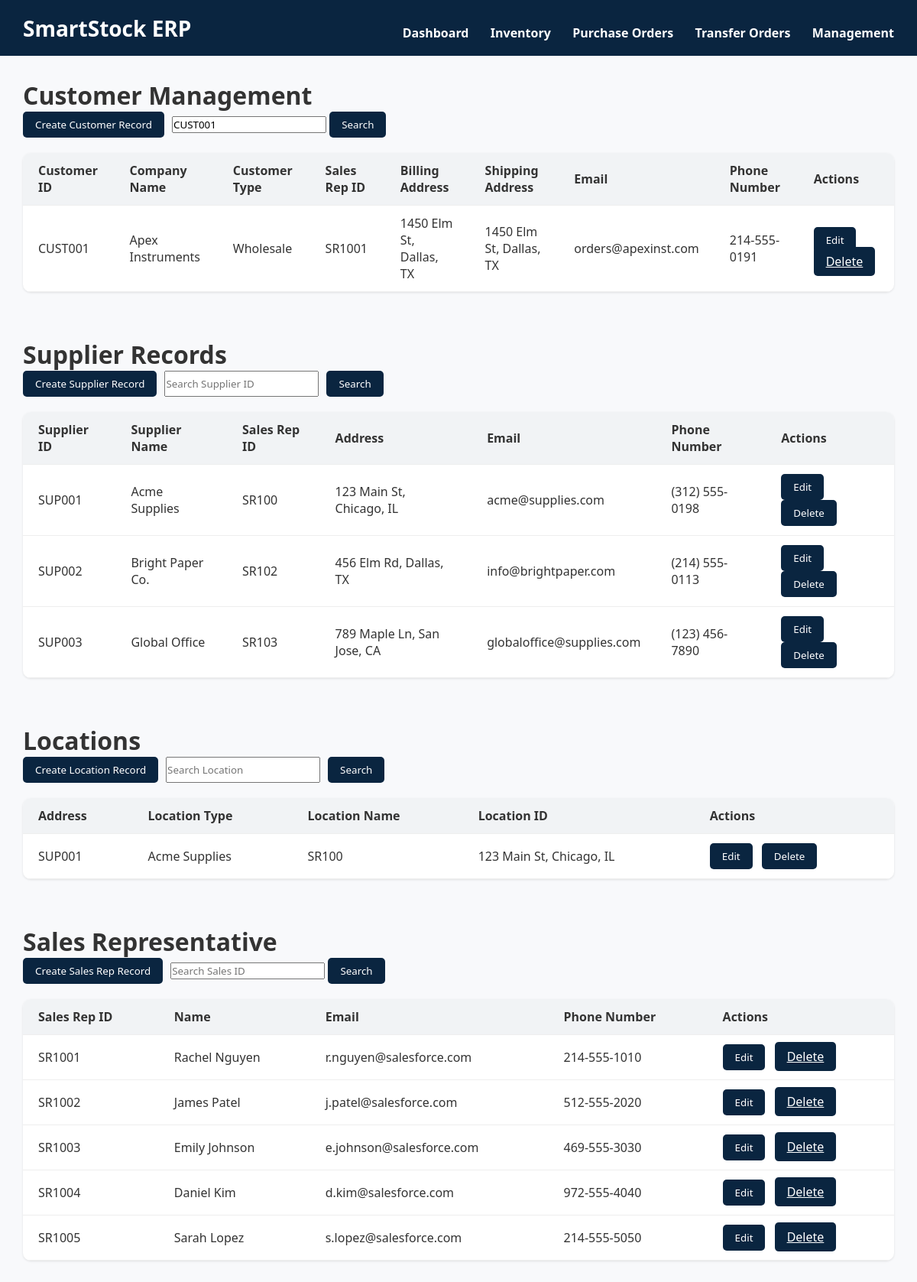
Page /management.php?customer_search=CUST001 on the committed database.
### tables this page shows
CREATE TABLE customer (
  CustomerID varchar(10) NOT NULL,
  CompanyName varchar(100) DEFAULT NULL,
  CustomerType varchar(50) DEFAULT NULL,
  SalesRepID varchar(10) DEFAULT NULL,
  BillingAddress varchar(200) DEFAULT NULL,
  ShippingAddress varchar(200) DEFAULT NULL,
  Email varchar(100) DEFAULT NULL,
  PhoneNumber varchar(20) DEFAULT NULL,
  PRIMARY KEY (CustomerID),
  KEY SalesRepID (SalesRepID),
  CONSTRAINT customer_ibfk_1 FOREIGN KEY (SalesRepID) REFERENCES salesrepresentative (SalesRepID) ON DELETE SET NULL
);

CREATE TABLE salesrepresentative (
  SalesRepID varchar(10) NOT NULL,
  `Name` varchar(100) DEFAULT NULL,
  Email varchar(100) DEFAULT NULL,
  PhoneNumber varchar(20) DEFAULT NULL,
  PRIMARY KEY (SalesRepID)
);

### management.php (the view, shortened to what this page needs)
<?php
$conn = new mysqli("localhost", "root", "", "smartstock");
?>
<!DOCTYPE html>
<html lang="en">
<head>
    <link rel="stylesheet" href="style.css">
</head>
<body>
    <header class="topbar">
        <div class="titletext"><strong>SmartStock ERP</strong></div>
        <nav class="topnav">
            <a href="index.php">Dashboard</a>
            <a href="inventory.php">Inventory</a>
            <a href="purchaseorder.php">Purchase Orders</a>
            <a href="transferorder.php">Transfer Orders</a>
            <a href="management.php">Management</a>
        </nav>
    </header>
    <div class="dashboard">
        <h1>Customer Management</h2>
            <div class="actions">
                <button class="btn" onclick="showCustomerCreateForm()">Create Customer Record</button>
                <form method="GET">
                    <input type="text" id="searchInput" name="customer_search" placeholder="Search Customer ID" value="<?= isset($_GET['customer_search']) ? htmlspecialchars($_GET['customer_search']) : '' ?>" />
                    <button class="btn" onclick="">Search</button>
                </form>
            </div>
            <table>
                <thead>
                    <tr>
                        <th>Customer ID</th>
                        <th>Company Name</th>
                        <th>Customer Type</th>
                        <th>Sales Rep ID</th>
                        <th>Billing Address</th>
                        <th>Shipping Address</th>
                        <th>Email</th>
                        <th>Phone Number</th>
                        <th>Actions</th>
                    </tr>
                </thead>
                <tbody>
                    <?php
                    $customer_search = isset($_GET['customer_search']) ? $_GET['customer_search'] : '';
                    if (!empty($customer_search)) {
                        $stmt = $conn->prepare("SELECT * FROM customer WHERE CustomerID LIKE ?");
                        $likeSearch = "%$customer_search%";
                        $stmt->bind_param("s", $likeSearch);
                        $stmt->execute();
                        $cust_result = $stmt->get_result();
                    }
                    else
                        $cust_result = $conn->query("SELECT * FROM customer");
                    while ($row = $cust_result->fetch_assoc()): ?>
                        <tr>
                            <td><?= htmlspecialchars($row['CustomerID']) ?></td>
                            <td><?= htmlspecialchars($row['CompanyName']) ?></td>
                            <td><?= htmlspecialchars($row['CustomerType']) ?></td>
                            <td><?= htmlspecialchars($row['SalesRepID']) ?></td>
                            <td><?= htmlspecialchars($row['BillingAddress']) ?></td>
                            <td><?= htmlspecialchars($row['ShippingAddress']) ?></td>
                            <td><?= htmlspecialchars($row['Email']) ?></td>
                            <td><?= htmlspecialchars($row['PhoneNumber']) ?></td>
                            <td class="actions-row">
                                <button class="btn"
                                    onclick="showCustomerEditForm(
                                    '<?= $row['CustomerID'] ?>', '<?= $row['CompanyName'] ?>', '<?= $row['CustomerType'] ?>',
                                    '<?= $row['SalesRepID'] ?>', '<?= $row['BillingAddress'] ?>', '<?= $row['ShippingAddress'] ?>',
                                    '<?= $row['Email'] ?>', '<?= $row['PhoneNumber'] ?>'
                                    )">Edit</button>
                                <a class="btn btn-danger"
                                    onclick="return confirm('Delete this customer?')"
                                    href="management.php?delete_customer=<?= urlencode($row['CustomerID']) ?>">Delete</a>
                            </td>
                        </tr>
                    <?php endwhile; ?>
                </tbody>
            </table>
    </div>
    <div class="dashboard">
        <h1>Supplier Records</h1>
        <div class="actions">
            <button class="btn" onclick="showSupplierCreateForm()">Create Supplier Record</button>
            <input type="text" id="searchInput" placeholder="Search Supplier ID" />
            <button class="btn" onclick="">Search</button>
        </div>
        <table>
            <thead>
                <tr>
                    <th>Supplier ID</th>
                    <th>Supplier Name</th>
                    <th>Sales Rep ID</th>
                    <th>Address</th>
                    <th>Email</th>
                    <th>Phone Number</th>
                    <th>Actions</th>
                </tr>
            </thead>
            <tbody>
                <tr>
                    <td>SUP001</td>
                    <td>Acme Supplies</td>
                    <td>SR100</td>
                    <td>123 Main St, Chicago, IL</td>
                    <td>acme@supplies.com</td>
                    <td>(312) 555-0198</td>
                    <td class="actions-row">
                        <button class="btn"
                            onclick="showSupplierEditForm('SUP001', 'Acme Supplies', 'SR100', '123 Main St, Chicago, IL', 'acme@supplies.com', '(312) 555-0198')">Edit</button>
                        <button class="btn">Delete</button>
                    </td>
                </tr>
                <tr>
                    <td>SUP002</td>
                    <td>Bright Paper Co.</td>
                    <td>SR102</td>
                    <td>456 Elm Rd, Dallas, TX</td>
                    <td>info@brightpaper.com</td>
                    <td>(214) 555-0113</td>
                    <td class="actions-row">
                        <button class="btn"
                            onclick="showSupplierEditForm('SUP002', 'Bright Paper Co.', 'SR102', '456 Elm Rd, Dallas, TX', 'info@brightpaper.com', '(214) 555-0113')">Edit</button>
                        <button class="btn">Delete</button>
                    </td>
                </tr>
                <tr>
                    <td>SUP003</td>
                    <td>Global Office</td>
                    <td>SR103</td>
                    <td>789 Maple Ln, San Jose, CA</td>
                    <td>globaloffice@supplies.com</td>
                    <td>(123) 456-7890</td>
                    <td class="actions-row">
                        <button class="btn"
                            onclick="showSupplierEditForm('SUP001', 'Acme Supplies', 'SR100', '123 Main St, Chicago, IL', 'globaloffice@supplies.com', '(123) 456-7890')">Edit</button>
                        <button class="btn">Delete</button>
                    </td>
                </tr>
            </tbody>
        </table>
    </div>
    <div class="dashboard">
        <h1>Locations</h2>
            <div class="actions">
                <button class="btn" onclick="showLocationCreateForm()">Create Location Record</button>
                <input type="text" id="searchInput" placeholder="Search Location" />
                <button class="btn" onclick="">Search</button>
            </div>
            <table>
                <thead>
                    <tr>
                        <th>Address</th>
                        <th>Location Type</th>
                        <th>Location Name</th>
                        <th>Location ID</th>
                        <th>Actions</th>
                    </tr>
                </thead>
                <tbody>
                    <tr>
                        <td>SUP001</td>
                        <td>Acme Supplies</td>
                        <td>SR100</td>
                        <td>123 Main St, Chicago, IL</td>
                        <td class="actions-row">
                            <button class="btn"
                                onclick="showLocationEditForm('SUP001', 'Acme Supplies', 'SR100', '123 Main St, Chicago, IL')">Edit</button>
                            <button class="btn">Delete</button>
                        </td>
                    </tr>
                </tbody>
            </table>
    </div>
    <div class="dashboard">
        <h1>Sales Representative</h1>
        <div class="actions">
            <button class="btn" onclick="showSalesCreateForm()">Create Sales Rep Record</button>
            <form method="GET">
                <input type="text" id="searchInput" name="sales_rep_search" placeholder="Search Sales ID" value="<?= isset($_GET['sales_rep_search']) ? htmlspecialchars($_GET['sales_rep_search']) : '' ?>" />
                <button class="btn" onclick="">Search</button>
            </form>
        </div>
        <table>
            <thead>
                <tr>
                    <th>Sales Rep ID</th>
                    <th>Name</th>
                    <th>Email</th>
                    <th>Phone Number</th>
                    <th>Actions</th>
                </tr>
            </thead>
            <tbody>
                <?php
                $sales_rep_search = isset($_GET['sales_rep_search']) ? $_GET['sales_rep_search'] : '';
                if (!empty($sales_rep_search)) {
                    $stmt = $conn->prepare("SELECT * FROM salesrepresentative WHERE SalesRepID LIKE ?");
                    $likeSearch = "%$sales_rep_search%";
                    $stmt->bind_param("s", $likeSearch);
                    $stmt->execute();
                    $sales_result = $stmt->get_result();
                }
                else
                    $sales_result = $conn->query("SELECT * FROM salesrepresentative");
                while ($row = $sales_result->fetch_assoc()): ?>
                    <tr>
                        <td><?= htmlspecialchars($row['SalesRepID']) ?></td>
                        <td><?= htmlspecialchars($row['Name']) ?></td>
                        <td><?= htmlspecialchars($row['Email']) ?></td>
                        <td><?= htmlspecialchars($row['PhoneNumber']) ?></td>
                        <td class="actions-row">
                            <button class="btn"
                                onclick="showSalesEditForm(
                                '<?= $row['SalesRepID'] ?>',
                                '<?= $row['Name'] ?>',
                                '<?= $row['Email'] ?>',
                                '<?= $row['PhoneNumber'] ?>')">Edit</button>
                            <a class="btn btn-danger"
                                onclick="return confirm('Delete this sales representative?')"
                                href="management.php?delete_sales=<?= urlencode($row['SalesRepID']) ?>">Delete</a>
                        </td>
                    </tr>
                <?php endwhile; ?>
            </tbody>
        </table>
    </div>
</body>
</html>

### style.css (style rules this page uses)
* { margin: 0; padding: 0; box-sizing: border-box; font-family: 'Segoe UI', sans-serif; }
body { background-color: #f8f9fb; color: #333; }
.titletext { font-size: 21pt; }
.topbar { background-color: #0a2540; font-size: 24pt; font-weight: bold; padding: 15px 30px; color: white; display: flex; align-items: center; justify-content: space-between; }
.topnav a { color: white; text-decoration: none; margin-left: 20px; font-size: 12pt; }
.dashboard { padding: 30px; }
table { width: 100%; border-collapse: collapse; background: white; border-radius: 10px; overflow: hidden; box-shadow: 0 1px 3px rgb(0,0,0,0.1); }
th, td { padding: 12px 20px; text-align: left; border-bottom: 1px solid #eee; }
th { background-color: #f1f3f5; color: #333; }
.actions { margin-bottom: 20px; display: flex; gap: 10px; }
.btn { background-color: #0a2540; color: white; padding: 8px 16px; border: none; border-radius: 5px; cursor: pointer; }
.actions-row button { margin-right: 8px; }

### rows in the picture
customer: CustomerID "CUST001", CompanyName "Apex Instruments", CustomerType "Wholesale", SalesRepID "SR1001", BillingAddress "1450 Elm St, Dallas, TX", ShippingAddress "1450 Elm St, Dallas, TX", Email "orders@apexinst.com", PhoneNumber "214-555-0191"
salesrepresentative: SalesRepID "SR1001", Name "Rachel Nguyen", Email "r.nguyen@salesforce.com", PhoneNumber "214-555-1010"
salesrepresentative: SalesRepID "SR1002", Name "James Patel", Email "j.patel@salesforce.com", PhoneNumber "512-555-2020"
salesrepresentative: SalesRepID "SR1003", Name "Emily Johnson", Email "e.johnson@salesforce.com", PhoneNumber "469-555-3030"
salesrepresentative: SalesRepID "SR1004", Name "Daniel Kim", Email "d.kim@salesforce.com", PhoneNumber "972-555-4040"
salesrepresentative: SalesRepID "SR1005", Name "Sarah Lopez", Email "s.lopez@salesforce.com", PhoneNumber "214-555-5050"
